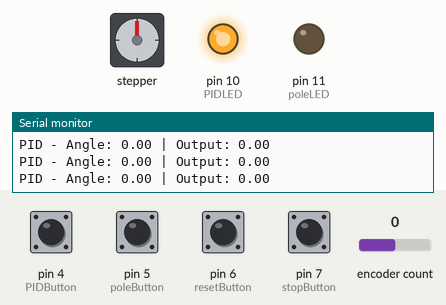
Bench run of a sketch on a simulated Arduino Uno, built with avr-gcc and run on an emulated ATmega328P. Shown: stepper motor, output pins drawn as LEDs (lit = HIGH), the last lines printed to the serial monitor. Wiring (inferred from the names in the program): stepper motor driver (128 steps per turn assumed): step pin 9; direction pin 8. The inputs (shaded band) are chosen by the test bench; at power-on: pin 4 (PIDButton), pin 5 (poleButton), pin 6 (resetButton), pin 7 (stopButton) HIGH, encoder count 0. Pins used as bus, display or sensor lines are not drawn.

Above: at 1.2 s.
1.3 s: pin 5 (poleButton) pulled LOW for 1 s
At 2.38 s:
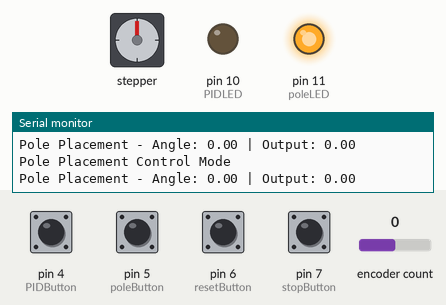
4.3 s: pin 4 (PIDButton) pulled LOW for 0.15 s
At 4.49 s:
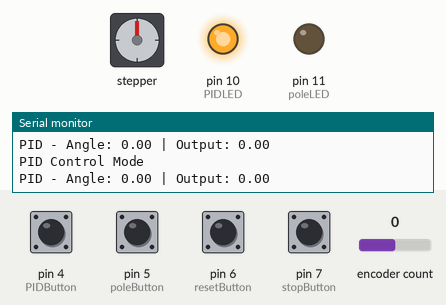
7.4 s: pin 5 (poleButton) pulled LOW for 0.15 s
At 7.95 s:
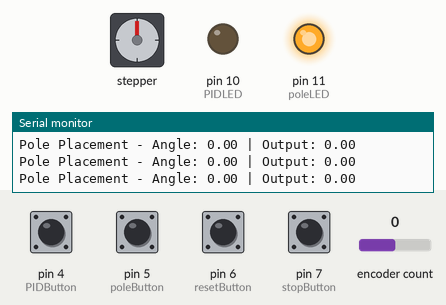
10.5 s: encoder count set to 1
16.5 s: pin 6 (resetButton) pulled LOW for 1 s
At 16.72 s:
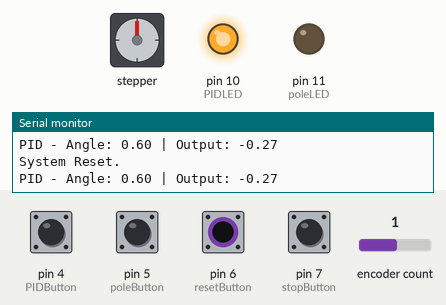
Timing chart, 0 to 21.5 s (numbered marks = the images above; inputs shaded):
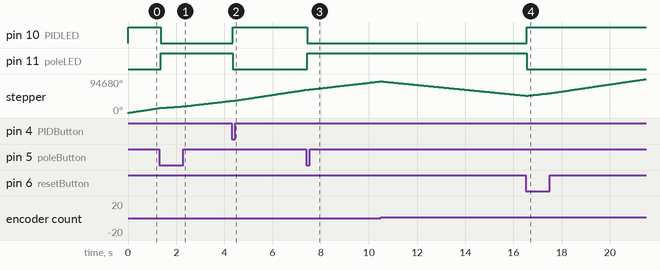

The sketch:

balance.ino
```cpp
#include <Encoder.h> // include encoder library

#define directionPin 8 // direction pin for stepper
#define stepPin 9      // step pin for stepper motor
#define stepsPerRevolution 128 // steps/1 revolution

// Define pushbuttons and LEDs for HMI
#define PIDButton 4
#define poleButton 5
#define resetButton 6
#define stopButton 7
#define PIDLED 10
#define poleLED 11

// Initialize encoder
Encoder myEnc(2, 3); // Pins 2 and 3 for encoder channels A and B

// PID parameters
float Kp = 0.35, Ki = 0.01, Kd = 0.05;
float setPoint = 0; // Desired pendulum position
float input = 0, output = 0;
float prevError = 0, integral = 0;
unsigned long prevTime = 0;

// Pole Placement control variables
float polePlacementOutput = 0;

// Button states
int stopCount = 0; // Stop flag
int PIDcount = 1;  // Start in PID mode
int poleCount = 0; // Pole placement mode flag

// System constraints for safety
#define MAX_ANGLE 30 // Maximum angle before stopping
#define MIN_ANGLE -30

void setup() {
  // Set motor control pins to output
  pinMode(directionPin, OUTPUT);
  pinMode(stepPin, OUTPUT);

  // Set button pins to HIGH input
  pinMode(PIDButton, INPUT_PULLUP);
  pinMode(poleButton, INPUT_PULLUP);
  pinMode(resetButton, INPUT_PULLUP);
  pinMode(stopButton, INPUT_PULLUP);

  // Set LED pins to output
  pinMode(PIDLED, OUTPUT);
  pinMode(poleLED, OUTPUT);

  // Start serial monitor
  Serial.begin(9600);

  // Reset encoder position
  myEnc.write(0);
}

void loop() {
  input = readPendulumAngle(); // Read encoder position


  if (input > MAX_ANGLE || input < MIN_ANGLE || stopCount == 1) { // Stop if pendulum angle exceeds thresholds
    stopMotor();
    Serial.println("Pendulum has fallen. System stopped.");
    return;
  }

  if (digitalRead(stopButton) == LOW) {
    stopMotor(); // Stop the motor
    Serial.println("System stopped. Press reset to resume.");
    stopCount = 1; // Set stop flag
    return;
  }

  if (digitalRead(resetButton) == LOW) {
    stopCount = 0;   // Reset the stop flag
    PIDcount = 1;    // Default to PID mode
    poleCount = 0;   // Reset pole placement mode
    Serial.println("System Reset.");
  }

  if (digitalRead(PIDButton) == LOW) {
    PIDcount = 1;    // Enable PID mode
    poleCount = 0;   // Disable pole placement mode
    Serial.println("PID Control Mode");
  }

  if (digitalRead(poleButton) == LOW) {
    PIDcount = 0;    // Disable PID mode
    poleCount = 1;   // Enable pole placement mode
    Serial.println("Pole Placement Control Mode");
  }

  if (PIDcount == 1) {
    digitalWrite(PIDLED, HIGH);
    digitalWrite(poleLED, LOW);
    // Run PID control
    runPIDControl();
  }

  if (poleCount == 1) {
    // Run Pole Placement control
    digitalWrite(PIDLED, LOW);
    digitalWrite(poleLED, HIGH);
    runPolePlacementControl();
  }
}

float readPendulumAngle() {
  long encoderValue = myEnc.read(); // Read encoder position in ticks
  float angle = encoderValue * (360.0 / 2400); // Convert ticks to degrees (2400 is the dual channel resolution)
  return angle;
}

void runPIDControl() {
  unsigned long currentTime = millis();
  float elapsedTime = (currentTime - prevTime) / 1000.0; // Time in seconds
  prevTime = currentTime;

  float error = setPoint - input; // Calculate error
  integral += error * elapsedTime; // Accumulates error over time
  float derivative = (error - prevError) / elapsedTime; // change in error over time
  prevError = error;
  output = Kp * error + Ki * integral + Kd * derivative; // Calculate PID output
  controlMotor(output); //set motor to PID output

  // Debug output
  Serial.print("PID - Angle: ");
  Serial.print(input);
  Serial.print(" | Output: ");
  Serial.println(output);
}

void runPolePlacementControl() {
  // Simplified pole placement
  float K1 = 15, K2 = 5; // pole gains
  float state1 = input;      // Pendulum angle (theta)
  float state2 = angularVelocity(); //pendulum angle speed (theta dot)
  polePlacementOutput = K1 * state1 + K2 * state2; // calcuate required control force based on gains, position and velocity

  controlMotor(polePlacementOutput);
  Serial.print("Pole Placement - Angle: ");
  Serial.print(input);
  Serial.print(" | Output: ");
  Serial.println(polePlacementOutput);
}

float angularVelocity() {
  static float prevAngle = 0; //set previous angle variable
  static unsigned long prevTime = 0; //set previous time variable
  float currentAngle = readPendulumAngle();//get current angle
  unsigned long currentTime = millis(); //get current time
  float angularVelocity = (currentAngle - prevAngle) / ((currentTime - prevTime) / 1000.0); //calculate anglular velocity (change in angle/change in time)
  prevAngle = currentAngle; //set previous angle to current angle
  prevTime = currentTime; //set previous time to current time
  return angularVelocity; //return velocity
}

void controlMotor(float controlSignal) {
  // Control motor direction
  if (controlSignal > 0) {
    digitalWrite(directionPin, LOW); // Clockwise
  } else {
    digitalWrite(directionPin, HIGH); // Counterclockwise
    controlSignal = -controlSignal; // Use absolute value for speed
  }

  controlSignal = constrain(controlSignal, 0, 8); //limit PID control to 0-8 (for stability)

  int pulseDelay = map(controlSignal, 0, 8, 55, 200); // Map signal to pulse delay

  for (int i = 0; i < stepsPerRevolution; i++) { //rotate the stepper motor
    digitalWrite(stepPin, HIGH);
    delayMicroseconds(pulseDelay); //pulse delay changes the speed of the motor, higher delay = slower speed
    digitalWrite(stepPin, LOW);
    delayMicroseconds(pulseDelay);
  }
}

void stopMotor() { // stop motor
  digitalWrite(directionPin, LOW);
  digitalWrite(stepPin, LOW);
}
```

Measured:
- after the input at 1.3 s, pin 10 (PIDLED): HIGH → LOW after 0.06 s; pin 11 (poleLED): LOW → HIGH after 0.06 s
- after the input at 4.3 s, pin 10 (PIDLED): LOW → HIGH after 0.06 s; pin 11 (poleLED): HIGH → LOW after 0.06 s
- after the input at 7.4 s, pin 10 (PIDLED): HIGH → LOW at once; pin 11 (poleLED): LOW → HIGH at once
- after the input at 16.5 s, pin 10 (PIDLED): LOW → HIGH at once; pin 11 (poleLED): HIGH → LOW at once
